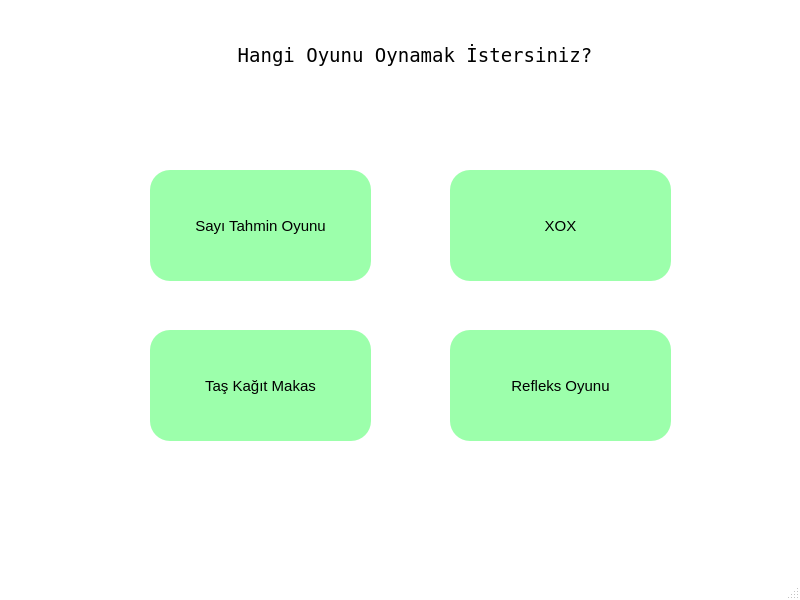
<?xml version="1.0" encoding="UTF-8"?>
<ui version="4.0">
 <class>MainWindow</class>
 <widget class="QMainWindow" name="MainWindow">
  <property name="geometry">
   <rect>
    <x>0</x>
    <y>0</y>
    <width>800</width>
    <height>600</height>
   </rect>
  </property>
  <property name="windowTitle">
   <string>MainWindow</string>
  </property>
  <property name="styleSheet">
   <string notr="true">QMainWindow{
	background-color: rgb(255, 255, 255);
}</string>
  </property>
  <widget class="QWidget" name="centralwidget">
   <widget class="QPushButton" name="pushButton_2">
    <property name="geometry">
     <rect>
      <x>450</x>
      <y>170</y>
      <width>221</width>
      <height>111</height>
     </rect>
    </property>
    <property name="font">
     <font>
      <pointsize>11</pointsize>
     </font>
    </property>
    <property name="styleSheet">
     <string notr="true">QPushButton{
	background-color: rgb(156, 255, 171);
	border-radius:20px;
	image: url(:/menu/806131.png);
}

QPushButton:hover{
	background-color: rgb(114, 255, 142);
	
}</string>
    </property>
    <property name="text">
     <string>XOX</string>
    </property>
   </widget>
   <widget class="QLabel" name="label">
    <property name="geometry">
     <rect>
      <x>190</x>
      <y>30</y>
      <width>450</width>
      <height>51</height>
     </rect>
    </property>
    <property name="font">
     <font>
      <family>DejaVu Sans Mono</family>
      <pointsize>14</pointsize>
     </font>
    </property>
    <property name="text">
     <string>Hangi Oyunu Oynamak İstersiniz?</string>
    </property>
    <property name="alignment">
     <set>Qt::AlignCenter</set>
    </property>
   </widget>
   <widget class="QPushButton" name="pushButton_4">
    <property name="geometry">
     <rect>
      <x>450</x>
      <y>330</y>
      <width>221</width>
      <height>111</height>
     </rect>
    </property>
    <property name="font">
     <font>
      <pointsize>11</pointsize>
     </font>
    </property>
    <property name="styleSheet">
     <string notr="true">QPushButton{
	background-color: rgb(156, 255, 171);
	border-radius:20px;
	image: url(:/menu/png-transparent-finger-click-on-the-icon-hand-finger-click-thumbnail.png);
}

QPushButton:hover{
	background-color: rgb(114, 255, 142);
	
}</string>
    </property>
    <property name="text">
     <string>Refleks Oyunu</string>
    </property>
   </widget>
   <widget class="QPushButton" name="pushButton_3">
    <property name="geometry">
     <rect>
      <x>150</x>
      <y>330</y>
      <width>221</width>
      <height>111</height>
     </rect>
    </property>
    <property name="font">
     <font>
      <pointsize>11</pointsize>
     </font>
    </property>
    <property name="styleSheet">
     <string notr="true">QPushButton{
	background-color: rgb(156, 255, 171);
	border-radius:20px;
	image: url(:/menu/rock-paper-scissors-vector-illustration-260nw-1207287046.webp);
}

QPushButton:hover{
	background-color: rgb(114, 255, 142);
	
}</string>
    </property>
    <property name="text">
     <string>Taş Kağıt Makas</string>
    </property>
   </widget>
   <widget class="QPushButton" name="pushButton_1">
    <property name="geometry">
     <rect>
      <x>150</x>
      <y>170</y>
      <width>221</width>
      <height>111</height>
     </rect>
    </property>
    <property name="font">
     <font>
      <pointsize>11</pointsize>
      <weight>50</weight>
      <bold>false</bold>
     </font>
    </property>
    <property name="styleSheet">
     <string notr="true">QPushButton{
	background-color: rgb(156, 255, 171);
	border-radius:20px;
	image: url(:/menu/hightolownumbers_appicon.png);
}

QPushButton:hover{
	background-color: rgb(114, 255, 142);
	
}</string>
    </property>
    <property name="text">
     <string>Sayı Tahmin Oyunu</string>
    </property>
   </widget>
  </widget>
  <widget class="QMenuBar" name="menubar">
   <property name="geometry">
    <rect>
     <x>0</x>
     <y>0</y>
     <width>800</width>
     <height>26</height>
    </rect>
   </property>
  </widget>
  <widget class="QStatusBar" name="statusbar"/>
 </widget>
 <resources/>
 <connections/>
</ui>
